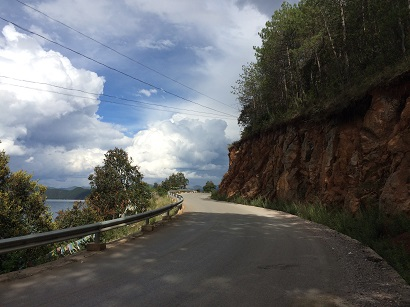
#> input picture DigitalImageProcess/dip_test5/code/sky.bmp, 410 x 307 px
$ python task2.py
#> lines starting #> are read from the running program, lines starting #| are printed output that depends on the picture
#> further down, img1 is the input picture: shape (307, 410, 3); mean B, G, R 98.4, 96.9, 95.1
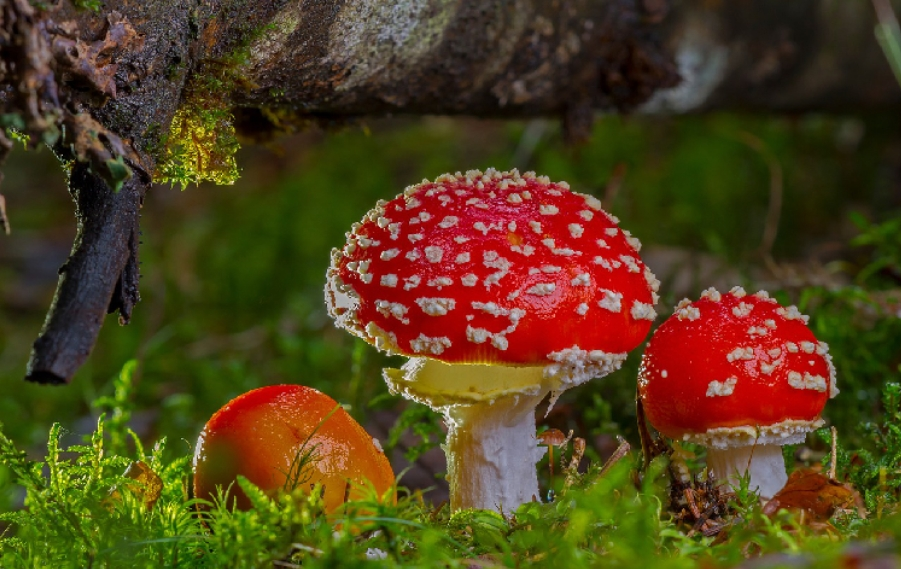
#> input picture DigitalImageProcess/dip_test5/code/mushroom.png, 901 x 569 px
#> further down, img2 is the input picture: shape (569, 901, 3); mean B, G, R 27.6, 63.4, 81.9
import cv2 as cv
import matplotlib.pyplot as plt


# 彩色图像的直方图均衡化
def img_eq_rgb(img):
    # 分离RGB三个通道
    b, g, r = cv.split(img)
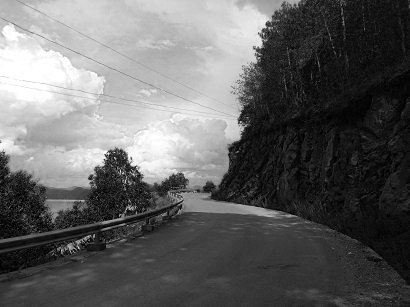
#> b: shape (307, 410); min 0, max 255, mean 98.4
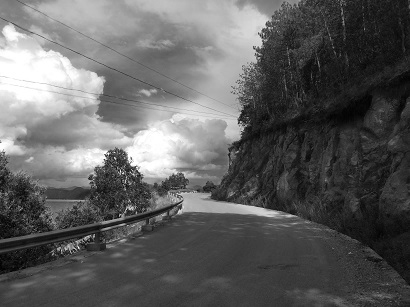
#> r: shape (307, 410); min 0, max 255, mean 95.1

    # 对每个通道进行直方图均衡化
    b = cv.equalizeHist(b)
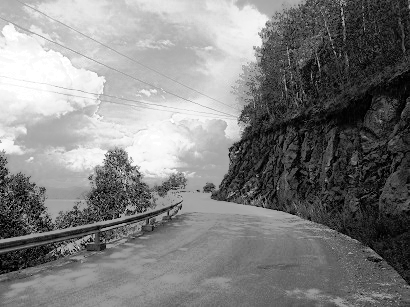
#> b: shape (307, 410); min 0, max 255, mean 128
    g = cv.equalizeHist(g)
    r = cv.equalizeHist(r)
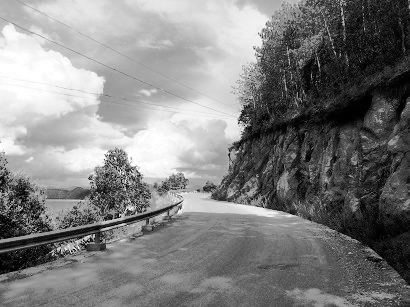
#> r: shape (307, 410); min 0, max 255, mean 128.3

    # 合并三个通道
    equalized_img = cv.merge([b, g, r])

    return equalized_img


def img_eq_hsv(img):
    # 转换到HSV空间
    hsv = cv.cvtColor(img, cv.COLOR_BGR2HSV)
#> hsv: shape (307, 410, 3); mean H, S, V 53.1, 65.1, 107.3

    # 对亮度分量V进行直方图均衡化,三个维度分别表示高、宽和通道
    hsv[:, :, 2] = cv.equalizeHist(hsv[:, :, 2])
#> hsv: shape (307, 410, 3); mean H, S, V 53.1, 65.1, 128.4

    # 转换回RGB空间
    equalized_img = cv.cvtColor(hsv, cv.COLOR_HSV2BGR)
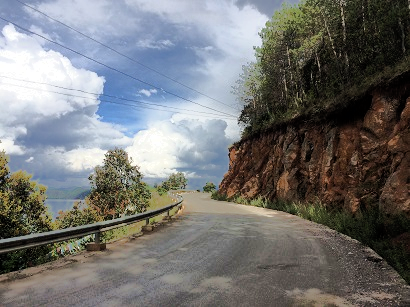
#> equalized_img: shape (307, 410, 3); mean B, G, R 115.6, 116, 115.5

    return equalized_img


# 显示原图和直方图均衡化后的图
def show(img, res_rgb, res_hsv):
    plt.figure(figsize=(10, 3))
    plt.subplot(1, 3, 1)
    plt.title("Original Image")
    plt.imshow(cv.cvtColor(img, cv.COLOR_BGR2RGB))

    plt.subplot(1, 3, 2)
    plt.title("Equalized Image(RGB)")
    plt.imshow(cv.cvtColor(res_rgb, cv.COLOR_BGR2RGB))

    plt.subplot(1, 3, 3)
    plt.title("Equalized Image (HSV)")
    plt.imshow(cv.cvtColor(res_hsv, cv.COLOR_BGR2RGB))

    plt.tight_layout()
    plt.savefig("task2_sky.jpg")
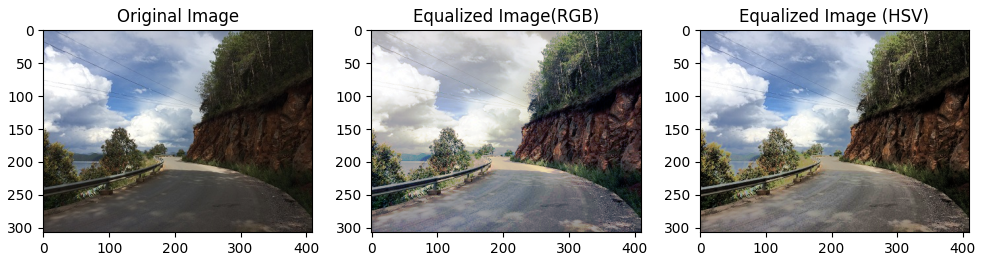
#> figure drawn by matplotlib, 3 panels
    plt.show()


# 读取图片
img1 = cv.imread("./sky.bmp")
img2 = cv.imread("./mushroom.png")

res1_rgb = img_eq_rgb(img1)
res1_hsv = img_eq_hsv(img1)
show(img1, res1_rgb, res1_hsv)

# res2_rgb = img_eq_rgb(img2)
# res2_hsv = img_eq_hsv(img2)
# show(img2, res2_rgb, res2_hsv)
